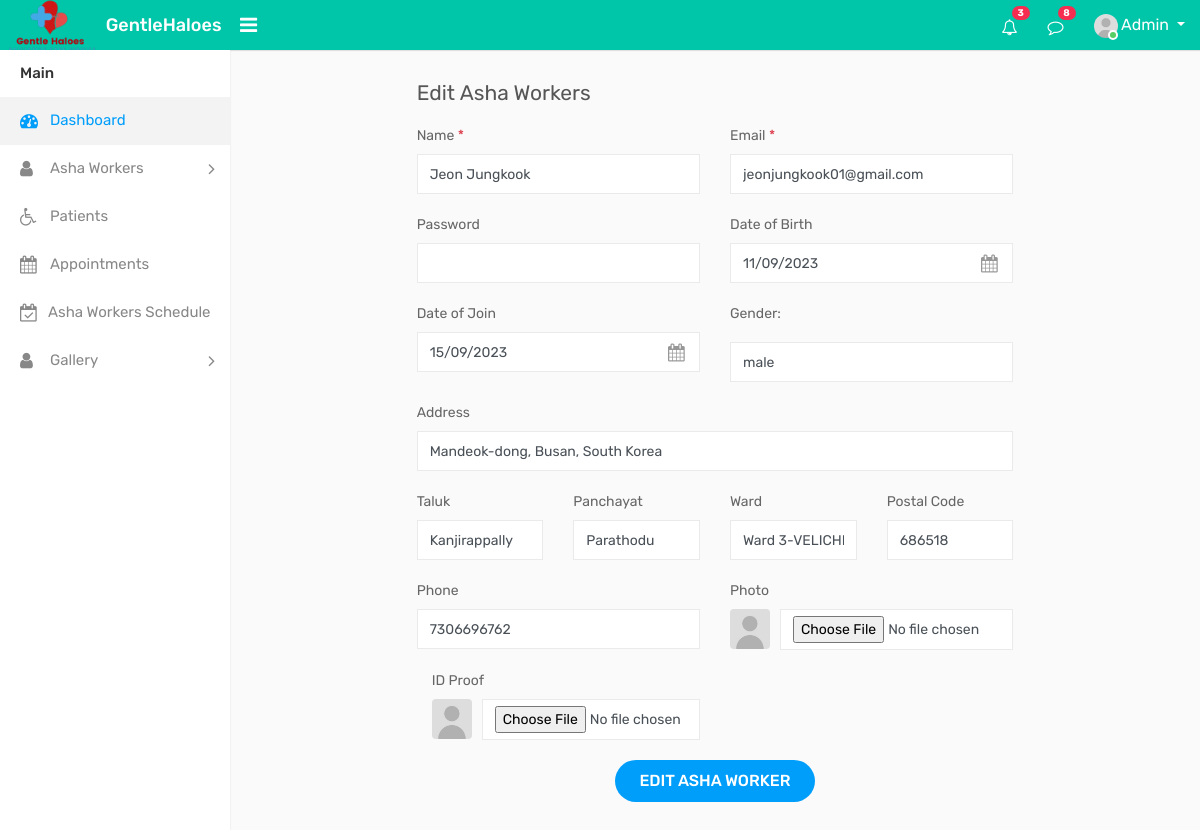
/edit_asha/13/ (signed in), run on an earlier commit of the app's database.
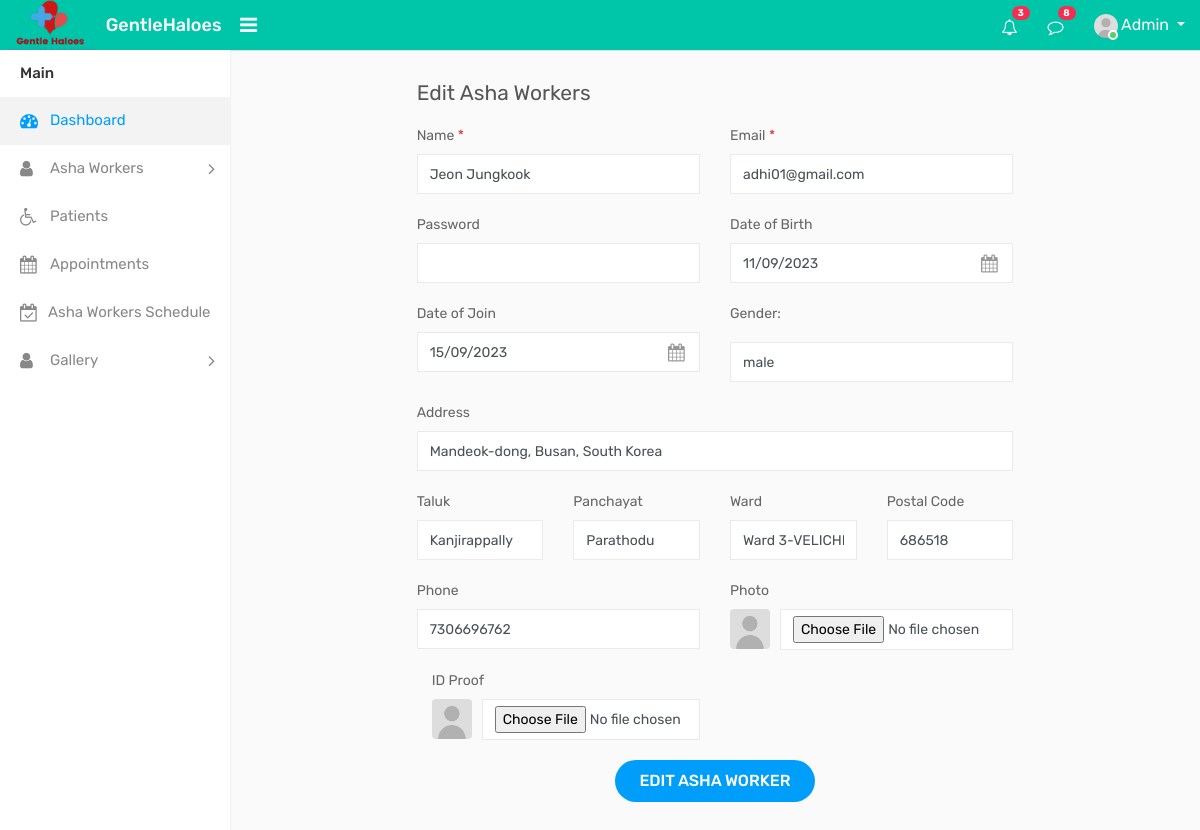
And on a later commit of the database.
### GHapp/models.py (models this page shows, shortened)
class Ashaworker(models.Model):
    user = models.OneToOneField(CustomUser, on_delete=models.CASCADE, blank=True, null=True)
    id = models.AutoField(primary_key=True)
    Name = models.CharField(max_length=100)
    email = models.EmailField(max_length=100,unique=True)
    admin_set_password = models.CharField(max_length=128, blank=True, null=True)
    date_of_birth = models.CharField(max_length=100)
    date_of_join = models.CharField(max_length=100)
    gender = models.CharField(max_length=10, choices=[('Male', 'Male'), ('Female', 'Female'), ('Other', 'Other')])
    address = models.TextField()
    taluk = models.CharField(max_length=100)
    Panchayat = models.CharField(max_length=100)
    ward = models.CharField(max_length=100,unique=True)
    postal = models.IntegerField()
    phone = models.IntegerField()
    profile_photo = models.ImageField(upload_to='profile_photos/', blank=True, null=True)
    is_active = models.BooleanField(default=True)
    class Meta:
            unique_together = (("id", "ward"),)

### GHapp/views.py (the view, shortened to what this page needs)
# urls.py: path('edit_asha/<int:asha_id>/', views.edit_asha, name='edit_asha'),
@login_required(login_url='login_page')
def edit_asha(request, asha_id):
    ashaworker = get_object_or_404(Ashaworker, id=asha_id)
    return render(request, 'admin_temp/edit_asha.html', {'ashaworker': ashaworker})

### templates/admin_temp/edit_asha.html (shortened to what the changed rows need)
{% load static %}
<!DOCTYPE html>
<html lang="en">
<head>
    <link rel="stylesheet" type="text/css" href="{% static 'assets/css/bootstrap.min.css' %}">
    <link rel="stylesheet" type="text/css" href="{% static 'assets/css/font-awesome.min.css' %}">
    <link rel="stylesheet" type="text/css" href="{% static 'assets/css/style.css' %}">
</head>
<body>
    <div class="main-wrapper">
        <div class="page-wrapper">
            <div class="content">
                <div class="row">
                    <div class="col-lg-8 offset-lg-2">
                        <form method="POST" action="" autocomplete="off">
                            <div class="row">
                                <div class="col-sm-6">
                                    <div class="form-group">
                                        <label>Name <span class="text-danger">*</span></label>
                                        <input class="form-control" id="name" value="{{ ashaworker.Name }}" name="name" type="text">
                                    </div>
                                </div>
                                <div class="col-sm-6">
                                    <div class="form-group">
                                        <label>Email <span class="text-danger">*</span></label>
                                        <input class="form-control" id="email" value="{{ ashaworker.email }}" name="email" type="email">
                                    </div>
                                </div>
								<div class="col-sm-6">
                                    <div class="form-group">
                                        <div class="cal-icon">
                                            <input type="text" id="dob" name="dob" value="{{ ashaworker.date_of_birth }}" class="form-control datetimepicker">
                                        </div>
                                    </div>
                                </div>
                                <div class="col-sm-6">
                                    <div class="form-group">
                                        <div class="cal-icon">
                                            <input type="text" id="doj" name="doj" value="{{ ashaworker.date_of_join }}" class="form-control datetimepicker">
                                        </div>
                                    </div>
                                </div>
                                <div class="col-sm-6">
									<div class="form-group gender-select">
										<label class="gen-label">Gender:</label>
										<input type="text" name="gender" id="gender" value="{{ ashaworker.gender }}" class="form-control ">
									</div>
                                </div>
								<div class="col-sm-12">
									<div class="row">
										<div class="col-sm-12">
											<div class="form-group">
												<label>Address</label>
												<input type="text" name="address" id="address" value="{{ ashaworker.address }}" class="form-control ">
											</div>
										</div>
										<div class="col-sm-6 col-md-6 col-lg-3">
											<div class="form-group">
												<label>Taluk</label>
                                                <input class="form-control"  id="taluk" value="{{ ashaworker.taluk }}" name="taluk" type="text">
											</div>
										</div>
										<div class="col-sm-6 col-md-6 col-lg-3">
											<div class="form-group">
												<label>Panchayat</label>
                                                <input class="form-control"  id="panchayat" name="panchayat" value="{{ ashaworker.Panchayat }}" type="text">
											</div>
										</div>
										<div class="col-sm-6 col-md-6 col-lg-3">
											<div class="form-group">
												<label>Ward</label>
                                                <input type="text" class="form-control" name="ward" value="{{ ashaworker.ward }}" id="ward">
											</div>
										</div>
										<div class="col-sm-6 col-md-6 col-lg-3">
											<div class="form-group">
												<label>Postal Code</label>
												<input type="text" class="form-control" value="{{ ashaworker.postal }}"  name="pin" id="pin">
											</div>
										</div>
									</div>
								</div>
                                <div class="col-sm-6">
                                    <div class="form-group">
                                        <label>Phone </label>
                                        <input class="form-control" type="text" value="{{ ashaworker.phone }}" name="phone" id="phone">
                                    </div>
                                </div>
                            </div>
                        </form>
                    </div>
                </div>
            </div>
        </div>
    </div>
</body>
</html>

What changed in the data, as far as the page shows it:
changed Ashaworker "Jeon Jungkook": email "jeonjungkook01@gmail.com" → "adhi01@gmail.com"
